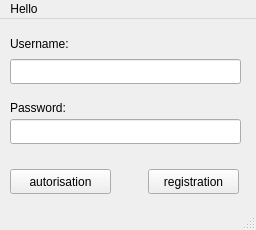
<?xml version="1.0" encoding="UTF-8"?>
<ui version="4.0">
 <class>MainWindow</class>
 <widget class="QMainWindow" name="MainWindow">
  <property name="geometry">
   <rect>
    <x>0</x>
    <y>0</y>
    <width>256</width>
    <height>230</height>
   </rect>
  </property>
  <property name="windowTitle">
   <string>Chat</string>
  </property>
  <widget class="QWidget" name="centralwidget">
   <widget class="QLineEdit" name="password">
    <property name="geometry">
     <rect>
      <x>10</x>
      <y>100</y>
      <width>231</width>
      <height>25</height>
     </rect>
    </property>
    <property name="maximumSize">
     <size>
      <width>231</width>
      <height>16777215</height>
     </size>
    </property>
   </widget>
   <widget class="QLabel" name="label_password">
    <property name="geometry">
     <rect>
      <x>10</x>
      <y>70</y>
      <width>81</width>
      <height>38</height>
     </rect>
    </property>
    <property name="text">
     <string>Password:</string>
    </property>
   </widget>
   <widget class="QLineEdit" name="logon">
    <property name="geometry">
     <rect>
      <x>10</x>
      <y>40</y>
      <width>231</width>
      <height>25</height>
     </rect>
    </property>
    <property name="maximumSize">
     <size>
      <width>231</width>
      <height>16777215</height>
     </size>
    </property>
   </widget>
   <widget class="QLabel" name="label_login">
    <property name="geometry">
     <rect>
      <x>10</x>
      <y>10</y>
      <width>81</width>
      <height>29</height>
     </rect>
    </property>
    <property name="text">
     <string>Username:</string>
    </property>
   </widget>
   <widget class="QPushButton" name="push_registration">
    <property name="geometry">
     <rect>
      <x>148</x>
      <y>150</y>
      <width>91</width>
      <height>25</height>
     </rect>
    </property>
    <property name="text">
     <string>registration</string>
    </property>
   </widget>
   <widget class="QPushButton" name="push_autorisation">
    <property name="geometry">
     <rect>
      <x>10</x>
      <y>150</y>
      <width>101</width>
      <height>25</height>
     </rect>
    </property>
    <property name="text">
     <string>autorisation</string>
    </property>
   </widget>
  </widget>
  <widget class="QMenuBar" name="menubar">
   <property name="geometry">
    <rect>
     <x>0</x>
     <y>0</y>
     <width>256</width>
     <height>22</height>
    </rect>
   </property>
   <widget class="QMenu" name="menuHello">
    <property name="title">
     <string>Hello</string>
    </property>
   </widget>
   <addaction name="menuHello"/>
  </widget>
  <widget class="QStatusBar" name="statusbar"/>
 </widget>
 <resources/>
 <connections/>
</ui>
